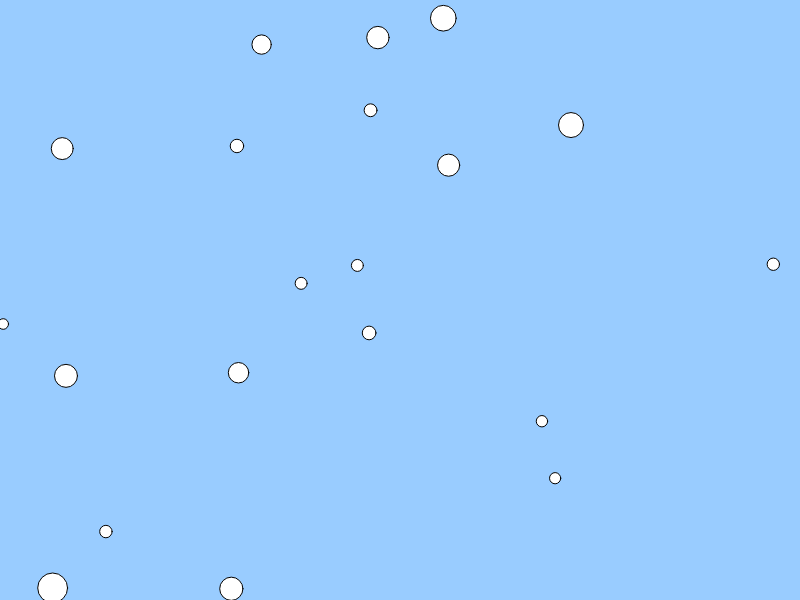
Frame 1 (no input)
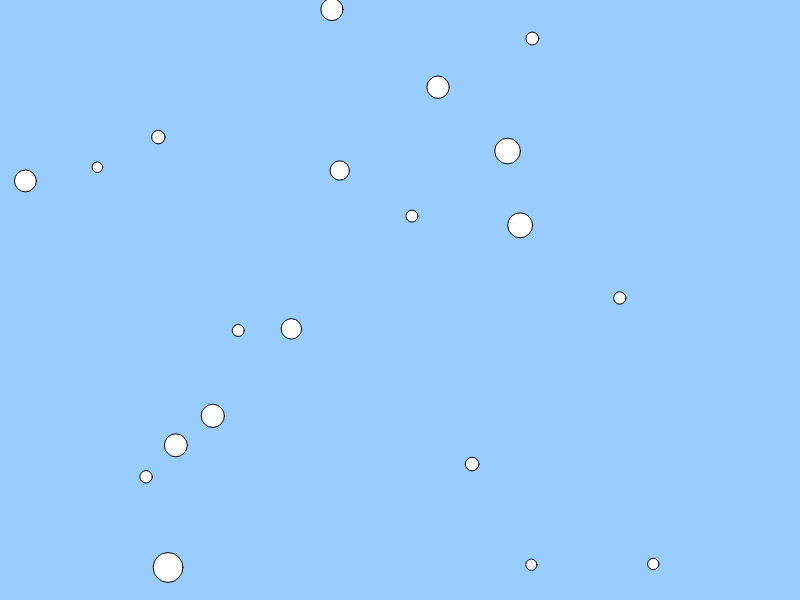
Frame 60 (no input)
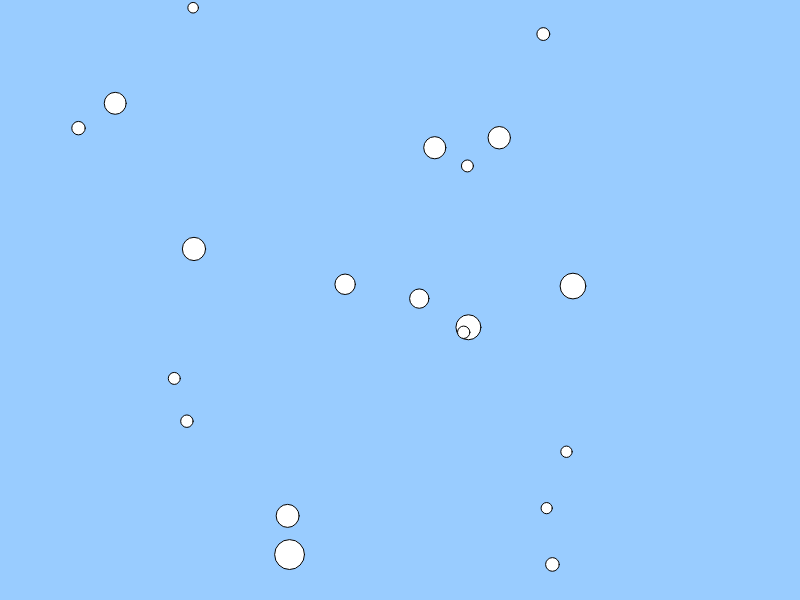
Frame 120 (the mouse pressed at the canvas centre since frame 60)

The p5.js sketch that drew these frames (run headless with seeded random() and noise() and a simulated clock; from frame 60 on, the mouse is pressed at the canvas centre):

// p5.js sketch
// ── sketch.js
/*
 * @name Shake Ball Bounce
 * @description Create a Ball class, instantiate multiple objects, move it around the screen, and bounce when touch the edge of the canvas.
 * Detect shake event based on total change in accelerationX and accelerationY and speed up or slow down objects based on detection.
 */

let balls = [];

let threshold = 30;
let accChangeX = 0;
let accChangeY = 0;
let accChangeT = 0;

function setup() {
  createCanvas(displayWidth, displayHeight);

  for (let i = 0; i < 20; i++) {
    balls.push(new Ball());
  }
}

function draw() {
  background(153,204,255);

  for (let i = 0; i < balls.length; i++) {
    balls[i].move();
    balls[i].display();
  }

  checkForShake();
}

function checkForShake() {
  // Calculate total change in accelerationX and accelerationY
  accChangeX = abs(accelerationX - pAccelerationX);
  accChangeY = abs(accelerationY - pAccelerationY);
  accChangeT = accChangeX + accChangeY;
  // If shake
  if (accChangeT >= threshold) {
    for (let i = 0; i < balls.length; i++) {
      balls[i].shake();
      balls[i].turn();
    }
  }
  // If not shake
  else {
    for (let i = 0; i < balls.length; i++) {
      balls[i].stopShake();
      balls[i].turn();
      balls[i].move();
    }
  }
}

// Ball class
class Ball {
  constructor() {
    this.x = random(width);
    this.y = random(height);
    this.diameter = random(10, 30);
    this.xspeed = random(-2, 2);
    this.yspeed = random(-2, 2);
    this.oxspeed = this.xspeed;
    this.oyspeed = this.yspeed;
    this.direction = 0.7;
  }

  move() {
    this.x += this.xspeed * this.direction;
    this.y += this.yspeed * this.direction;
  }

  // Bounce when touch the edge of the canvas
  turn() {
    if (this.x < 0) {
      this.x = 0;
      this.direction = -this.direction;
    } else if (this.y < 0) {
      this.y = 0;
      this.direction = -this.direction;
    } else if (this.x > width - 20) {
      this.x = width - 20;
      this.direction = -this.direction;
    } else if (this.y > height - 20) {
      this.y = height - 20;
      this.direction = -this.direction;
    }
  }

  // Add to xspeed and yspeed based on
  // the change in accelerationX value
  shake() {
    this.xspeed += random(5, accChangeX / 3);
    this.yspeed += random(5, accChangeX / 3);
  }

  // Gradually slows down
  stopShake() {
    if (this.xspeed > this.oxspeed) {
      this.xspeed -= 0.6;
    } else {
      this.xspeed = this.oxspeed;
    }
    if (this.yspeed > this.oyspeed) {
      this.yspeed -= 0.6;
    } else {
      this.yspeed = this.oyspeed;
    }
  }

  display() {
    ellipse(this.x, this.y, this.diameter, this.diameter);
  }
}
